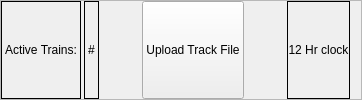
       <widget class="QFrame" name="frame">
        <property name="sizePolicy">
         <sizepolicy hsizetype="Preferred" vsizetype="Preferred">
          <horstretch>0</horstretch>
          <verstretch>0</verstretch>
         </sizepolicy>
        </property>
        <property name="frameShape">
         <enum>QFrame::StyledPanel</enum>
        </property>
        <property name="frameShadow">
         <enum>QFrame::Raised</enum>
        </property>
        <layout class="QHBoxLayout" name="horizontalLayout_4" stretch="0">
         <property name="leftMargin">
          <number>0</number>
         </property>
         <property name="topMargin">
          <number>0</number>
         </property>
         <property name="bottomMargin">
          <number>0</number>
         </property>
         <item>
          <layout class="QHBoxLayout" name="horizontalLayout_3">
           <property name="spacing">
            <number>3</number>
           </property>
           <item>
            <widget class="QLabel" name="label">
             <property name="frameShape">
              <enum>QFrame::Panel</enum>
             </property>
             <property name="text">
              <string>Active Trains:</string>
             </property>
            </widget>
           </item>
           <item>
            <widget class="QLabel" name="active_train_number_label">
             <property name="frameShape">
              <enum>QFrame::Box</enum>
             </property>
             <property name="text">
              <string>#</string>
             </property>
            </widget>
           </item>
           <item>
            <spacer name="horizontalSpacer_7">
             <property name="orientation">
              <enum>Qt::Horizontal</enum>
             </property>
             <property name="sizeHint" stdset="0">
              <size>
               <width>40</width>
               <height>20</height>
              </size>
             </property>
            </spacer>
           </item>
           <item>
            <widget class="QPushButton" name="main_upload_map_button">
             <property name="sizePolicy">
              <sizepolicy hsizetype="Minimum" vsizetype="Preferred">
               <horstretch>0</horstretch>
               <verstretch>0</verstretch>
              </sizepolicy>
             </property>
             <property name="text">
              <string>Upload Track File</string>
             </property>
            </widget>
           </item>
           <item>
            <spacer name="horizontalSpacer">
             <property name="orientation">
              <enum>Qt::Horizontal</enum>
             </property>
             <property name="sizeHint" stdset="0">
              <size>
               <width>40</width>
               <height>20</height>
              </size>
             </property>
            </spacer>
           </item>
           <item>
            <widget class="QLabel" name="current_time_label">
             <property name="sizePolicy">
              <sizepolicy hsizetype="Preferred" vsizetype="Preferred">
               <horstretch>0</horstretch>
               <verstretch>0</verstretch>
              </sizepolicy>
             </property>
             <property name="frameShape">
              <enum>QFrame::Box</enum>
             </property>
             <property name="text">
              <string>12 Hr clock</string>
             </property>
             <property name="scaledContents">
              <bool>false</bool>
             </property>
             <property name="alignment">
              <set>Qt::AlignCenter</set>
             </property>
             <property name="indent">
              <number>1</number>
             </property>
            </widget>
           </item>
          </layout>
         </item>
        </layout>
       </widget>
